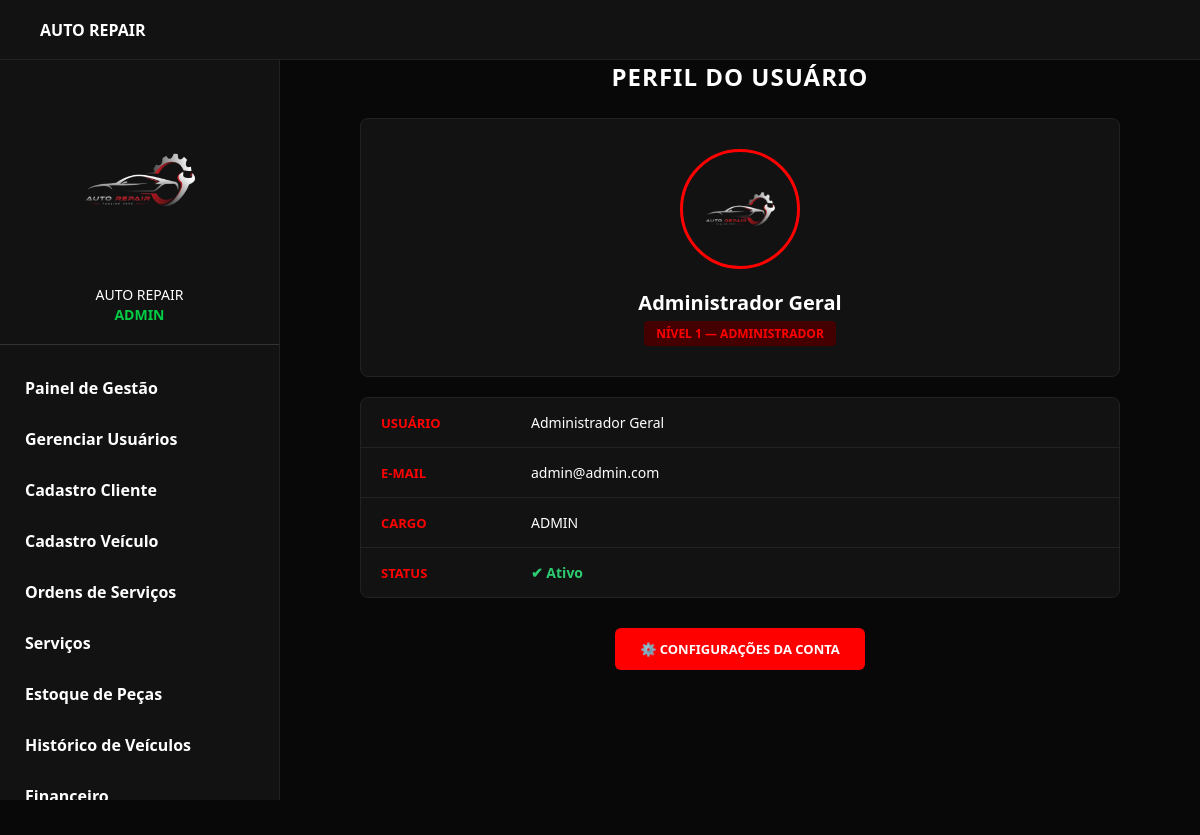
The page /minha-conta.php (signed in) on the database its author committed.
### tables this page shows
CREATE TABLE `usuarios` (
  `id` int(11) NOT NULL,
  `nome_completo` varchar(100) NOT NULL,
  `email` varchar(100) NOT NULL,
  `cpf` varchar(11) NOT NULL,
  `perfil` enum('Admin','Mecanico','Recepcionista') NOT NULL,
  `nivel_acesso` int(11) DEFAULT 1,
  `telefone` varchar(20) DEFAULT NULL,
  `senha` varchar(255) NOT NULL,
  `foto_perfil` varchar(255) DEFAULT NULL,
  `salario_base` decimal(10,2) DEFAULT NULL,
  `decimal_comissao` decimal(5,2) DEFAULT 0.00,
  `data_cadastro` timestamp NULL DEFAULT current_timestamp()
);

### minha-conta.php (the view, shortened to what this page needs)
<?php
require_once('conexao/conexao.php');
$usuario = null;
try {
    $stmt = $pdo->prepare("SELECT id, nome_completo, email, perfil FROM usuarios WHERE id = ?");
    $stmt->execute([$_SESSION['usuario_id']]);
    $usuario = $stmt->fetch();
} catch (PDOException $e) {
}
$nome    = $usuario['nome_completo'] ?? $_SESSION['usuario_nome'] ?? 'Usuário';
$email   = $usuario['email']        ?? 'Não informado';
$perfil  = $usuario['perfil']       ?? $_SESSION['usuario_perfil'] ?? 'Usuário';
$painel = match($perfil) {
    'Admin'         => 'admin.php',
    'Mecanico'      => 'mecan.php',
    'Recepcionista' => 'recep.php',
    default         => 'index.php'
};
$nivel = match($perfil) {
    'Admin'         => 'Nível 1 — Administrador',
    'Mecanico'      => 'Nível 2 — Mecânico',
    'Recepcionista' => 'Nível 3 — Recepcionista',
    default         => 'Nível Indefinido'
};
?>
<!DOCTYPE html>
<html lang="pt-BR">
<head>
    <link rel="stylesheet" href="css/admin.css">
    <link rel="stylesheet" href="css/minha-conta.css">
</head>
<body>
    <header class="top-header">
        <div class="header-logo-text">AUTO REPAIR</div>
    </header>
    <aside class="sidebar" id="sidebar">
        <div class="profile-area">
            <img src="img/download.png" alt="Avatar" class="avatar">
            <div class="mobile-profile-text">
                AUTO REPAIR<br>
                <span class="role-text"><?= htmlspecialchars(strtoupper($perfil)) ?></span>
            </div>
        </div>
        <ul class="nav-links">
            <li><a href="<?= $painel ?>">Painel de Gestão</a></li>
            <?php if ($perfil === 'Admin'): ?>
                <li><a href="bd/lista.php">Gerenciar Usuários</a></li>
            <?php endif; ?>
            <?php if ($perfil !== 'Mecanico'): ?>
                <li><a href="<?= $perfil === 'Recepcionista' ? 'cadastrocliente-recep.php' : 'cadastrocliente.php' ?>">Cadastro Cliente</a></li>
                <li><a href="<?= $perfil === 'Recepcionista' ? 'cadastroveiculo-recep.php' : 'cadastroveiculo.php' ?>">Cadastro Veículo</a></li>
            <?php endif; ?>
            <li><a href="ordens.php">Ordens de Serviços</a></li>
            <li><a href="servicos.php">Serviços</a></li>
            <?php if ($perfil !== 'Recepcionista'): ?>
                <li><a href="estoque-critico.php">Estoque de Peças</a></li>
            <?php endif; ?>
            <li><a href="historico-veiculos.php">Histórico de Veículos</a></li>
            <?php if ($perfil === 'Admin'): ?>
                <li><a href="financeiro.php">Financeiro</a></li>
            <?php endif; ?>
        </ul>
    </aside>
    <main class="main-content">
        <div class="account-container">
            <div class="account-header">
                <h1>Perfil do Usuário</h1>
            </div>
            <div class="profile-main-card">
                <img src="img/download.png" class="profile-avatar-large" alt="Avatar">
                <h2><?= htmlspecialchars($nome) ?></h2>
                <span class="badge-admin"><?= htmlspecialchars($nivel) ?></span>
            </div>
            <div class="data-table-section">
                <div class="data-row">
                    <div class="data-label">USUÁRIO</div>
                    <div class="data-value"><?= htmlspecialchars($nome) ?></div>
                </div>
                <div class="data-row">
                    <div class="data-label">E-MAIL</div>
                    <div class="data-value"><?= htmlspecialchars($email) ?></div>
                </div>
                <div class="data-row">
                    <div class="data-label">CARGO</div>
                    <div class="data-value"><?= htmlspecialchars(strtoupper($perfil)) ?></div>
                </div>
                <div class="data-row">
                    <div class="data-label">STATUS</div>
                    <div class="data-value" style="color: #2ecc71; font-weight: bold;">✔ Ativo</div>
                </div>
            </div>
            <a href="<?= $perfil === 'Admin' ? 'configuracoes.php' : ($perfil === 'Mecanico' ? 'configuracoes-mecan.php' : 'configuracoes-recep.php') ?>" class="btn-show-modal" style="text-decoration: none; display: block; text-align: center;">
                ⚙️ CONFIGURAÇÕES DA CONTA
            </a>
        </div>
    </main>
</body>
</html>

### css/admin.css (style rules this page uses)
:root { --bg-dark: #080808; --sidebar-bg: #121212; --card-bg: #1e1e1e; --text-color: #ffffff; --text-muted: #aaaaaa; --accent-red: #ff0000; --sidebar-width: 280px; }
* { margin: 0; padding: 0; box-sizing: border-box; font-family: 'Segoe UI', Tahoma, Geneva, Verdana, sans-serif; }
body { background-color: var(--bg-dark); color: var(--text-color); min-height: 100vh; }
.top-header { background-color: var(--sidebar-bg); height: 60px; width: 100%; position: fixed; top: 0; left: 0; display: flex; align-items: center; padding: 0 20px; z-index: 2500; border-bottom: 1px solid #222; }
.header-logo-text { margin-left: 20px; font-weight: bold; font-size: 16px; color: white; }
.sidebar { position: fixed; top: 60px; left: 0; height: calc(100vh - 60px); width: var(--sidebar-width); background-color: var(--sidebar-bg); z-index: 2000; padding-top: 30px; border-right: 1px solid #222; overflow-y: auto; transition: transform 0.3s ease-in-out; }
.profile-area { display: flex; flex-direction: column; align-items: center; text-align: center; padding: 0 20px 20px; border-bottom: 1px solid #333; margin-bottom: 20px; }
.avatar { width: 180px; height: 180px; border-radius: 50%; margin-bottom: 15px; object-fit: cover; }
.mobile-profile-text { font-size: 14px; line-height: 1.4; }
.role-text { color: #00cc44; font-weight: bold; }
.nav-links { list-style: none; padding: 0 10px; }
.nav-links li a { display: block; padding: 12px 15px; color: var(--text-color); text-decoration: none; border-radius: 8px; font-weight: bold; margin-bottom: 5px; transition: background-color 0.2s; cursor: pointer; }
.main-content { margin-top: 60px; margin-left: var(--sidebar-width); padding-bottom: 40px; width: auto; }

### css/minha-conta.css (style rules this page uses)
.account-container { max-width: 800px; margin: 20px auto; padding: 0 20px; }
.account-header { margin-bottom: 25px; text-align: center; }
.account-header h1 { color: #ffffff; font-size: 24px; margin-bottom: 5px; text-transform: uppercase; letter-spacing: 1px; }
.profile-main-card { background: #121212; border-radius: 8px; border: 1px solid #222; padding: 30px; text-align: center; margin-bottom: 20px; }
.profile-avatar-large { width: 120px; height: 120px; border-radius: 50%; border: 3px solid #ff0000; object-fit: cover; margin-bottom: 15px; }
.profile-main-card h2 { color: #ffffff; font-size: 20px; margin-bottom: 5px; }
.badge-admin { display: inline-block; background: #440000; color: #ff0000; padding: 4px 12px; border-radius: 4px; font-size: 12px; font-weight: bold; text-transform: uppercase; }
.data-table-section { background: #121212; border-radius: 8px; border: 1px solid #222; overflow: hidden; margin-bottom: 20px; }
.data-row { display: flex; border-bottom: 1px solid #222; padding: 15px 20px; align-items: center; }
.data-row:last-child { border-bottom: none; }
.data-label { flex: 0 0 150px; color: #ff0000; font-size: 13px; font-weight: 600; text-transform: uppercase; }
.data-value { flex: 1; color: #ffffff; font-size: 14px; }
.btn-show-modal { display: block; width: 250px; margin: 30px auto; background: #ff0000; color: white; border: none; padding: 12px; border-radius: 6px; font-weight: bold; cursor: pointer; text-align: center; text-transform: uppercase; font-size: 13px; transition: 0.3s; }

### rows shown on the page
usuarios: perfil "ADMIN", nome_completo "Administrador Geral", perfil "NÍVEL 1 — ADMINISTRADOR", email "admin@admin.com"
